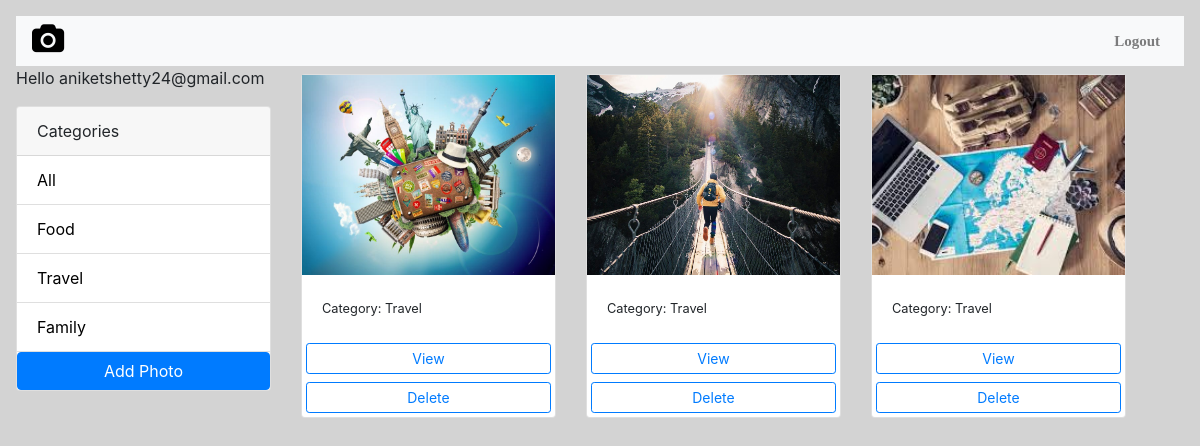
Page /gallery/?category=Travel (signed in) on the committed database.
### Photo_Album_Application/models.py (models this page shows, shortened)
class Category(models.Model):
    class Meta:
        verbose_name = 'Category'
        verbose_name_plural = 'Categories'
    user = models.ForeignKey(
        User, on_delete=models.SET_NULL, null=True, blank=True)
    name = models.CharField(max_length=100, null=False, blank=False)

class Photo(models.Model):
    class Meta:
        verbose_name = 'Photo'
        verbose_name_plural = 'Photos'
    category = models.ForeignKey(
        Category, on_delete=models.SET_NULL, null=True, blank=True)
    image = models.ImageField(null=False, blank=False)
    description = models.TextField()

### Photo_Album_Application/views.py (the view)
# urls.py: path('gallery/', views.gallery, name='gallery'),
def gallery(request):
    user = request.user
    print(user, " gallery")
    category = request.GET.get('category')
    if category == None:
        photos = Photo.objects.filter(category__user=user)
    else:
        photos = Photo.objects.filter(
            category__name=category, category__user=user)
    categories = Category.objects.filter(user=user)
    context = {'categories': categories, 'photos': photos}
    return render(request, 'gallery.html', context)

### Photo_Album_Application/templates/gallery.html (shortened to what this page needs)
<!DOCTYPE html>
<html lang="en">
<head>
    <link href="https://stackpath.bootstrapcdn.com/bootstrap/4.5.2/css/bootstrap.min.css" rel="stylesheet">
    <link rel="stylesheet" href="https://cdnjs.cloudflare.com/ajax/libs/font-awesome/4.7.0/css/font-awesome.min.css">
    <link href="https://stackpath.bootstrapcdn.com/bootstrap/4.5.2/css/bootstrap.min.css" rel="stylesheet">
    <link rel="stylesheet" href="https://cdnjs.cloudflare.com/ajax/libs/font-awesome/4.7.0/css/font-awesome.min.css">
    {% load static %}
</head>
<body>
    <nav class="navbar navbar-expand-lg navbar-light bg-light">
        <a class="navbar-brand" href=""><i class="fa fa-camera" style="font-size:30px;color:black"></i></a>
        <div class="collapse navbar-collapse" id="navbarNav">
            <ul class="navbar-nav ml-auto">
                <li class="nav-item active">
                <li class="nav-item">
                    <a class="nav-link" href="{% url 'home'%}"><b>Logout</b></a>
                </li>
            </ul>
        </div>
    </nav>
    <body class="m-3">
    <div class="container">
        <div class="row">
            <div class="col-md-3">
                {% if request.user.is_authenticated %}
                <p>Hello {{request.user}}</p>
                {% endif %}
                <div class="card my-3">
                    <div class="card-header">
                        Categories
                    </div>
                    <ul class="list-group list-group-flush">
                        <li class="list-group-item">
                            <a href="{% url 'gallery' %}">All</a>
                        </li>
                        {% for category in categories %}
                        <li class=" list-group-item">
                            <a href="{% url 'gallery' %}?category={{category.name}}">
                                {{category.name}}
                            </a>
                        </li>
                        {% endfor %}
                        <a href="{% url 'add' %}" class="btn btn-primary btn-block ">Add Photo</a>
                    </ul>
                </div>
            </div>
            <div class="col-md-9">
                <div class="row">
                    {% for photo in photos %}
                    <div class="col-md-4">
                        <div class="card my-2">
                            <img class="image-thumbail" src="{{photo.image.url}}" alt="Card image cap">
                            <div class="card-body">
                                <small>Category: {{photo.category.name}}</small>
                            </div>
                            <a href="{% url 'photo' photo.id %}" class="btn btn-outline-primary btn-sm m-1">View</a>
                            <a class="btn btn-outline-primary btn-sm m-1" onclick ="delete_photo({{photo.id}})">Delete</a>
                        </div>
                    </div>
                    {% empty %}
                    <h3>No photos</h3>
                    {% endfor %}
                </div>
            </div>
        </div>
    </div>
</body>
<link rel='stylesheet' href='https://cdn.jsdelivr.net/npm/sweetalert2@7.12.15/dist/sweetalert2.min.css'></link>
</html>

### Photo_Album_Application/templates/gallery.html (style rules this page uses)
.image-thumbail { height: 200px; object-fit: cover; }
.list-group-item a { text-decoration: none; color: black; }
.navbar { font-family: Times, serif, Arial Black; font-size: 15px; background-color: grey; height: 60px; text-align: center; text-decoration: none; }
.navbar { font-family: Georgia, serif, Arial Black; font-size: 15px; background-color: black; height: 50px; text-align: center; text-decoration: none; }
body { background-color: lightgrey; }
.container { margin-left: -15px; }

### rows in the picture
Category: name "Food"
Category: name "Travel"
Category: name "Family"
Photo: image (picture), category.name "Travel"
Photo: image (picture), category.name "Travel"
Photo: image (picture), category.name "Travel"

### other values in the picture
{{ request.user }} "aniketshetty24@gmail.com"
